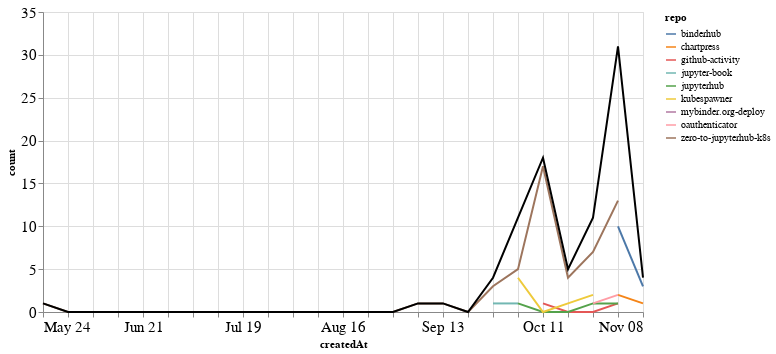

The notebook cell this image was saved under:
### Markdown cell above
## PRs

### Code cell
prs_time = prs.groupby('repo').resample('W', on='createdAt').count()['author'].reset_index()
prs_time = prs_time.rename(columns={'author': 'count'})
prs_time_total = prs_time.groupby('createdAt').agg({"count": "sum"}).reset_index()

ch1 = alt.Chart(prs_time, width=600).mark_line().encode(
    x='createdAt',
    y='count',
    color='repo',
    tooltip="repo"
)

ch2 = alt.Chart(prs_time_total, width=600).mark_line(color="black").encode(
    x='createdAt',
    y='count',
)

ch1 + ch2

### Figure 1 — Vega-Lite specification as saved in the notebook (floating-point values rounded to 4 significant figures)
{"config": {"axisLeft": {"labelFontSize": 15}, "axisBottom": {"labelFontSize": 15}}, "layer": [{"data": {"name": "data-73e1a0d168d93393d7c48d3ff4ac2bec"}, "mark": "line", "encoding": {"color": {"type": "nominal", "field": "repo"}, "tooltip": {"type": "nominal", "field": "repo"}, "x": {"type": "temporal", "field": "createdAt"}, "y": {"type": "quantitative", "field": "count"}}, "width": 600}, {"data": {"name": "data-f7d9086d26434615e0df492202baaccd"}, "mark": {"type": "line", "color": "black"}, "encoding": {"x": {"type": "temporal", "field": "createdAt"}, "y": {"type": "quantitative", "field": "count"}}, "width": 600}], "$schema": "https://vega.github.io/schema/vega-lite/v4.8.1.json", "datasets": {"data-73e1a0d168d93393d7c48d3ff4ac2bec": [{"repo": "binderhub", "createdAt": "2020-11-01T00:00:00", "count": 10}, {"repo": "binderhub", "createdAt": "2020-11-08T00:00:00", "count": 3}, {"repo": "chartpress", "createdAt": "2020-11-01T00:00:00", "count": 2}, {"repo": "chartpress", "createdAt": "2020-11-08T00:00:00", "count": 1}, {"repo": "github-activity", "createdAt": "2020-10-11T00:00:00", "count": 1}, {"repo": "github-activity", "createdAt": "2020-10-18T00:00:00", "count": 0}, {"repo": "github-activity", "createdAt": "2020-10-25T00:00:00", "count": 0}, {"repo": "github-activity", "createdAt": "2020-11-01T00:00:00", "count": 1}, {"repo": "jupyter-book", "createdAt": "2020-09-27T00:00:00", "count": 1}, {"repo": "jupyter-book", "createdAt": "2020-10-04T00:00:00", "count": 1}, {"repo": "jupyterhub", "createdAt": "2020-10-04T00:00:00", "count": 1}, {"repo": "jupyterhub", "createdAt": "2020-10-11T00:00:00", "count": 0}, {"repo": "jupyterhub", "createdAt": "2020-10-18T00:00:00", "count": 0}, {"repo": "jupyterhub", "createdAt": "2020-10-25T00:00:00", "count": 1}, {"repo": "jupyterhub", "createdAt": "2020-11-01T00:00:00", "count": 1}, {"repo": "kubespawner", "createdAt": "2020-10-04T00:00:00", "count": 4}, {"repo": "kubespawner", "createdAt": "2020-10-11T00:00:00", "count": 0}, {"repo": "kubespawner", "createdAt": "2020-10-18T00:00:00", "count": 1}, {"repo": "kubespawner", "createdAt": "2020-10-25T00:00:00", "count": 2}, {"repo": "mybinder.org-deploy", "createdAt": "2020-11-01T00:00:00", "count": 2}, {"repo": "oauthenticator", "createdAt": "2020-10-25T00:00:00", "count": 1}, {"repo": "oauthenticator", "createdAt": "2020-11-01T00:00:00", "count": 2}, {"repo": "zero-to-jupyterhub-k8s", "createdAt": "2020-05-24T00:00:00", "count": 1}, {"repo": "zero-to-jupyterhub-k8s", "createdAt": "2020-05-31T00:00:00", "count": 0}, {"repo": "zero-to-jupyterhub-k8s", "createdAt": "2020-06-07T00:00:00", "count": 0}, {"repo": "zero-to-jupyterhub-k8s", "createdAt": "2020-06-14T00:00:00", "count": 0}, {"repo": "zero-to-jupyterhub-k8s", "createdAt": "2020-06-21T00:00:00", "count": 0}, {"repo": "zero-to-jupyterhub-k8s", "createdAt": "2020-06-28T00:00:00", "count": 0}, {"repo": "zero-to-jupyterhub-k8s", "createdAt": "2020-07-05T00:00:00", "count": 0}, {"repo": "zero-to-jupyterhub-k8s", "createdAt": "2020-07-12T00:00:00", "count": 0}, {"repo": "zero-to-jupyterhub-k8s", "createdAt": "2020-07-19T00:00:00", "count": 0}, {"repo": "zero-to-jupyterhub-k8s", "createdAt": "2020-07-26T00:00:00", "count": 0}, {"repo": "zero-to-jupyterhub-k8s", "createdAt": "2020-08-02T00:00:00", "count": 0}, {"repo": "zero-to-jupyterhub-k8s", "createdAt": "2020-08-09T00:00:00", "count": 0}, {"repo": "zero-to-jupyterhub-k8s", "createdAt": "2020-08-16T00:00:00", "count": 0}, {"repo": "zero-to-jupyterhub-k8s", "createdAt": "2020-08-23T00:00:00", "count": 0}, {"repo": "zero-to-jupyterhub-k8s", "createdAt": "2020-08-30T00:00:00", "count": 0}, {"repo": "zero-to-jupyterhub-k8s", "createdAt": "2020-09-06T00:00:00", "count": 1}, {"repo": "zero-to-jupyterhub-k8s", "createdAt": "2020-09-13T00:00:00", "count": 1}, {"repo": "zero-to-jupyterhub-k8s", "createdAt": "2020-09-20T00:00:00", "count": 0}, {"repo": "zero-to-jupyterhub-k8s", "createdAt": "2020-09-27T00:00:00", "count": 3}, {"repo": "zero-to-jupyterhub-k8s", "createdAt": "2020-10-04T00:00:00", "count": 5}, {"repo": "zero-to-jupyterhub-k8s", "createdAt": "2020-10-11T00:00:00", "count": 17}, {"repo": "zero-to-jupyterhub-k8s", "createdAt": "2020-10-18T00:00:00", "count": 4}, {"repo": "zero-to-jupyterhub-k8s", "createdAt": "2020-10-25T00:00:00", "count": 7}, {"repo": "zero-to-jupyterhub-k8s", "createdAt": "2020-11-01T00:00:00", "count": 13}], "data-f7d9086d26434615e0df492202baaccd": [{"createdAt": "2020-05-24T00:00:00", "count": 1}, {"createdAt": "2020-05-31T00:00:00", "count": 0}, {"createdAt": "2020-06-07T00:00:00", "count": 0}, {"createdAt": "2020-06-14T00:00:00", "count": 0}, {"createdAt": "2020-06-21T00:00:00", "count": 0}, {"createdAt": "2020-06-28T00:00:00", "count": 0}, {"createdAt": "2020-07-05T00:00:00", "count": 0}, {"createdAt": "2020-07-12T00:00:00", "count": 0}, {"createdAt": "2020-07-19T00:00:00", "count": 0}, {"createdAt": "2020-07-26T00:00:00", "count": 0}, {"createdAt": "2020-08-02T00:00:00", "count": 0}, {"createdAt": "2020-08-09T00:00:00", "count": 0}, {"createdAt": "2020-08-16T00:00:00", "count": 0}, {"createdAt": "2020-08-23T00:00:00", "count": 0}, {"createdAt": "2020-08-30T00:00:00", "count": 0}, {"createdAt": "2020-09-06T00:00:00", "count": 1}, {"createdAt": "2020-09-13T00:00:00", "count": 1}, {"createdAt": "2020-09-20T00:00:00", "count": 0}, {"createdAt": "2020-09-27T00:00:00", "count": 4}, {"createdAt": "2020-10-04T00:00:00", "count": 11}, {"createdAt": "2020-10-11T00:00:00", "count": 18}, {"createdAt": "2020-10-18T00:00:00", "count": 5}, {"createdAt": "2020-10-25T00:00:00", "count": 11}, {"createdAt": "2020-11-01T00:00:00", "count": 31}, {"createdAt": "2020-11-08T00:00:00", "count": 4}]}}
